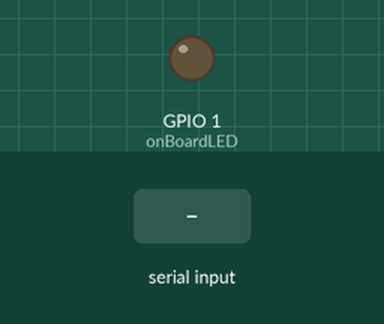
Simulated run of this sketch. Board: ESP32. On the bench: output pins drawn as LEDs (lit = HIGH). Inputs (shaded band) come from the test bench. Nothing arrives over Bluetooth unless stated.

Above: at 1.2 s.
1.3 s: "0" received over the second serial link
At 2.1 s:
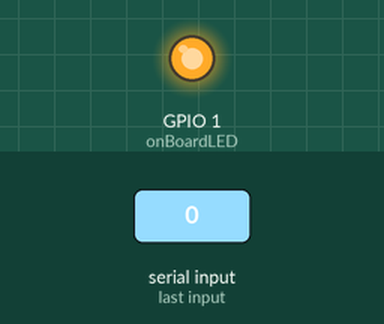
2.8 s: "1" received over the second serial link
At 3.2 s:
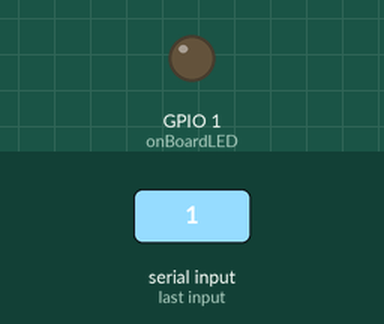
Timing chart, 0 to 5.8 s (numbered marks = the images above; inputs shaded):
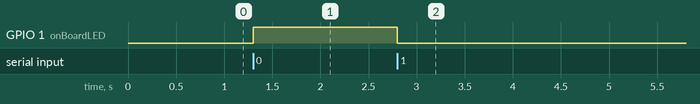

The sketch:

task3.ino
```cpp
/*
 * Task3 - Control onboard led using serial bluetooth
 * Bhavesh Doshi (BT19ECE025)
*/
#include "BluetoothSerial.h" //Including library

#define onBoardLED 1 //Set onboard led pin

BluetoothSerial SerialBT; //Initialising Serial Bluetooth
char btValue; //Char value for recieving through bluetooth

void setup() {
  pinMode(onBoardLED, OUTPUT); //Pin initialise
  SerialBT.begin("Bhavesh's ESP32"); //Starting Bluetooth
}

void loop() {
  btValue = SerialBT.read(); //Read input from serial bluetooth
  if (btValue == '1') {
    digitalWrite(onBoardLED, LOW); //Set led on if input 1
  } else if (btValue == '0') {
    digitalWrite(onBoardLED, HIGH); //Set led off if input 0
  }
}
```

Measured:
- after the input at 1.3 s, GPIO 1 (onBoardLED): LOW → HIGH at once
- after the input at 2.8 s, GPIO 1 (onBoardLED): HIGH → LOW at once
